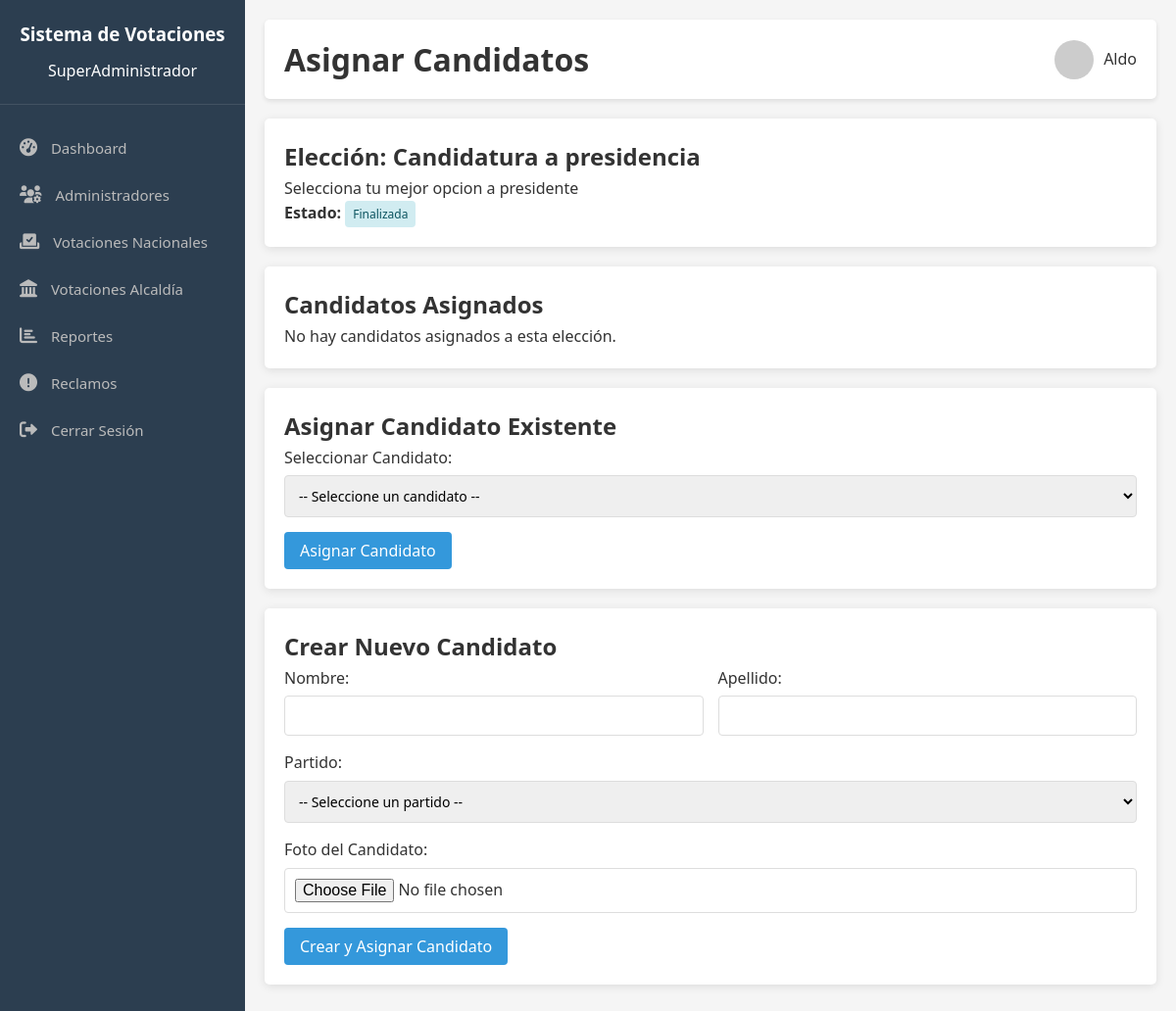
The app's page /superadmin/asignar_candidatos.php?id=0d63f3a6-13f0-11f0-9 (signed in) with its own data.
### tables this page shows
CREATE TABLE `elecciones` (
  `id_eleccion` varchar(20) NOT NULL,
  `nombre` varchar(100) NOT NULL,
  `descripcion` text DEFAULT NULL,
  `fecha_inicio` datetime NOT NULL,
  `fecha_fin` datetime NOT NULL,
  `estado` enum('activa','finalizada','pendiente') DEFAULT 'pendiente',
  `id_tipo` int(11) NOT NULL DEFAULT 1 COMMENT '1=Electoral, 2=Refer?ndum, etc.',
  `id_ciudad` varchar(10) DEFAULT NULL
);

### includes/config.php (called while the page is built, shortened)
<?php
function clean_input($data) {
    $data = trim($data);
    $data = stripslashes($data);
    $data = htmlspecialchars($data);
    return $data;
}
?>

### superadmin/asignar_candidatos.php (the view, shortened to what this page needs)
<?php
require_once '../includes/config.php';
require_once '../includes/auth.php';
$eleccion_id = isset($_GET['id']) ? clean_input($_GET['id']) : '';
$eleccion = [];
$candidatos_asignados = [];
$candidatos_disponibles = [];
try {
    $sql = "SELECT * FROM elecciones WHERE id_eleccion = :id";
    $stmt = $pdo->prepare($sql);
    $stmt->execute([':id' => $eleccion_id]);
    $eleccion = $stmt->fetch(PDO::FETCH_ASSOC);
} catch(PDOException $e) {
    $error = "Error al obtener información de la elección: " . $e->getMessage();
}
try {
    $sql = "SELECT c.*, p.nombre as partido, p.sigla
            FROM candidatos c
            JOIN partidos_politicos p ON c.id_partido = p.id_partido
            WHERE c.id_eleccion = :eleccion_id
            ORDER BY c.apellido, c.nombre";
    $stmt = $pdo->prepare($sql);
    $stmt->execute([':eleccion_id' => $eleccion_id]);
    $candidatos_asignados = $stmt->fetchAll(PDO::FETCH_ASSOC);
} catch(PDOException $e) {
    $error = "Error al obtener candidatos asignados: " . $e->getMessage();
}
try {
    $sql = "SELECT c.*, p.nombre as partido, p.sigla
            FROM candidatos c
            JOIN partidos_politicos p ON c.id_partido = p.id_partido
            WHERE c.id_eleccion IS NULL OR c.id_eleccion != :eleccion_id
            ORDER BY c.apellido, c.nombre";
    $stmt = $pdo->prepare($sql);
    $stmt->execute([':eleccion_id' => $eleccion_id]);
    $candidatos_disponibles = $stmt->fetchAll(PDO::FETCH_ASSOC);
} catch(PDOException $e) {
    $error = "Error al obtener candidatos disponibles: " . $e->getMessage();
}
?>
<!DOCTYPE html>
<html lang="es">
<head>
    <link rel="stylesheet" href="../assets/css/style.css">
    <link rel="stylesheet" href="https://cdnjs.cloudflare.com/ajax/libs/font-awesome/6.0.0-beta3/css/all.min.css">
</head>
<body>
    <div class="sidebar">
        <div class="sidebar-header">
            <h3>Sistema de Votaciones</h3>
            <p>SuperAdministrador</p>
        </div>
        <div class="sidebar-menu">
            <ul>
                <li><a href="dashboard.php"><i class="fas fa-tachometer-alt"></i> Dashboard</a></li>
                <li><a href="gestion_administradores.php"><i class="fas fa-users-cog"></i> Administradores</a></li>
                <li><a href="votaciones_electorales.php"><i class="fas fa-vote-yea"></i> Votaciones Nacionales</a></li>
                <li><a href="votaciones_alcaldia.php"><i class="fas fa-landmark"></i> Votaciones Alcaldía</a></li>
                <li><a href="reportes_globales.php"><i class="fas fa-chart-bar"></i> Reportes</a></li>
                <li><a href="reclamos.php"><i class="fas fa-exclamation-circle"></i> Reclamos</a></li>
                <li><a href="../includes/logout.php"><i class="fas fa-sign-out-alt"></i> Cerrar Sesión</a></li>
            </ul>
        </div>
    </div>
    <div class="main-content">
        <div class="header">
            <h1>Asignar Candidatos</h1>
            <div class="user-info">
                <img src="https://ui-avatars.com/api/?name=<?php echo urlencode($_SESSION['nombre']); ?>&background=3498db&color=fff" alt="User">
                <span><?php echo htmlspecialchars($_SESSION['nombre']); ?></span>
            </div>
        </div>
        <div class="card">
            <h2>Elección: <?php echo htmlspecialchars($eleccion['nombre'] ?? 'No encontrada'); ?></h2>
            <p><?php echo htmlspecialchars($eleccion['descripcion'] ?? ''); ?></p>
            <p><strong>Estado:</strong>
                <span class="estado-badge estado-<?php echo $eleccion['estado'] ?? 'pendiente'; ?>">
                    <?php echo ucfirst($eleccion['estado'] ?? 'pendiente'); ?>
                </span>
            </p>
        </div>
        <div class="card">
            <h2>Candidatos Asignados</h2>
            <?php if (empty($candidatos_asignados)): ?>
                <p>No hay candidatos asignados a esta elección.</p>
            <?php endif; ?>
        </div>
        <div class="card">
            <h2>Asignar Candidato Existente</h2>
            <?php if (empty($candidatos_disponibles)): ?>
                <p>No hay candidatos disponibles para asignar.</p>
            <?php else: ?>
                <form action="<?php echo htmlspecialchars($_SERVER["PHP_SELF"]); ?>?id=<?php echo $eleccion_id; ?>" method="post">
                    <div class="form-group">
                        <label for="candidato_id">Seleccionar Candidato:</label>
                        <select name="candidato_id" id="candidato_id" required>
                            <option value="">-- Seleccione un candidato --</option>
                        </select>
                    </div>
                    <button type="submit" name="asignar_candidato" class="btn btn-primary">Asignar Candidato</button>
                </form>
            <?php endif; ?>
        </div>
        <div class="card">
            <h2>Crear Nuevo Candidato</h2>
            <form action="<?php echo htmlspecialchars($_SERVER["PHP_SELF"]); ?>?id=<?php echo $eleccion_id; ?>" method="post" enctype="multipart/form-data">
                <div class="form-row">
                    <div class="form-group">
                        <label for="nombre">Nombre:</label>
                        <input type="text" id="nombre" name="nombre" required>
                    </div>
                    <div class="form-group">
                        <label for="apellido">Apellido:</label>
                        <input type="text" id="apellido" name="apellido" required>
                    </div>
                </div>
                <div class="form-group">
                    <label for="partido_id">Partido:</label>
                    <select name="partido_id" id="partido_id" required>
                        <option value="">-- Seleccione un partido --</option>
                    </select>
                </div>
                <div class="form-group">
                    <label for="foto">Foto del Candidato:</label>
                    <input type="file" id="foto" name="foto" accept="image/*">
                </div>
                <button type="submit" name="crear_candidato" class="btn btn-primary">Crear y Asignar Candidato</button>
            </form>
        </div>
    </div>
</body>
</html>

### assets/css/style.css (style rules this page uses)
* { margin: 0; padding: 0; box-sizing: border-box; font-family: 'Segoe UI', Tahoma, Geneva, Verdana, sans-serif; }
body { background-color: #f5f5f5; color: #333; line-height: 1.6; }
.form-group { margin-bottom: 15px; }
.form-group label { display: block; margin-bottom: 5px; font-weight: 500; }
.form-group input, .form-group select, .form-group textarea { width: 100%; padding: 10px; border: 1px solid #ddd; border-radius: 4px; font-size: 1rem; }
.btn { display: inline-block; padding: 10px 20px; background-color: #3498db; color: white; border: none; border-radius: 4px; cursor: pointer; text-decoration: none; font-size: 1rem; transition: background-color 0.3s; }
.btn-primary { background-color: #3498db; }

### superadmin/asignar_candidatos.php (style rules this page uses)
:root { --primary-color: #3498db; --secondary-color: #2980b9; --accent-color: #e74c3c; --light-color: #ecf0f1; --dark-color: #2c3e50; --success-color: #2ecc71; --warning-color: #f39c12; --danger-color: #e74c3c; --sidebar-width: 250px; }
* { margin: 0; padding: 0; box-sizing: border-box; font-family: 'Segoe UI', Tahoma, Geneva, Verdana, sans-serif; }
body { background-color: #f5f5f5; color: #333; display: flex; min-height: 100vh; }
.sidebar { width: var(--sidebar-width); background-color: var(--dark-color); color: white; position: fixed; height: 100%; padding: 20px 0; transition: all 0.3s; z-index: 1000; }
.sidebar-header { padding: 0 20px 20px; text-align: center; border-bottom: 1px solid rgba(255, 255, 255, 0.1); }
.sidebar-header h3 { color: white; margin-bottom: 10px; }
.sidebar-menu { padding: 20px 0; }
.sidebar-menu ul { list-style: none; }
.sidebar-menu li { position: relative; }
.sidebar-menu a { display: block; padding: 12px 20px; color: #bbb; text-decoration: none; transition: all 0.3s; font-size: 15px; }
.sidebar-menu a i { margin-right: 10px; font-size: 18px; }
.main-content { margin-left: var(--sidebar-width); width: calc(100% - var(--sidebar-width)); padding: 20px; transition: all 0.3s; }
.header { display: flex; justify-content: space-between; align-items: center; padding: 15px 20px; background-color: white; box-shadow: 0 2px 5px rgba(0,0,0,0.1); margin-bottom: 20px; border-radius: 5px; }
.user-info { display: flex; align-items: center; }
.user-info img { width: 40px; height: 40px; border-radius: 50%; margin-right: 10px; }
.card { background-color: white; border-radius: 5px; box-shadow: 0 2px 10px rgba(0,0,0,0.1); padding: 20px; margin-bottom: 20px; }
.form-group { margin-bottom: 15px; }
.form-group label { display: block; margin-bottom: 5px; font-weight: 500; }
.form-group input[type="text"], .form-group input[type="email"], .form-group input[type="password"], .form-group input[type="datetime-local"], .form-group textarea, .form-group select { width: 100%; padding: 10px; border: 1px solid #ddd; border-radius: 4px; font-size: 14px; }
.form-row { display: flex; gap: 15px; }
.form-row .form-group { flex: 1; }
.btn { display: inline-block; padding: 8px 16px; border-radius: 4px; text-decoration: none; font-weight: 500; transition: all 0.3s; border: none; cursor: pointer; }
.btn-primary { background-color: var(--primary-color); color: white; }
.estado-badge { display: inline-block; padding: 4px 8px; border-radius: 4px; font-size: 12px; font-weight: 500; }
.estado-finalizada { background-color: #d1ecf1; color: #0c5460; }

### records on screen
elecciones: nombre "Candidatura a presidencia", descripcion "Selecciona tu mejor opcion a presidente", estado "Finalizada"

### other values on screen
$_SESSION['nombre'] "Aldo"
